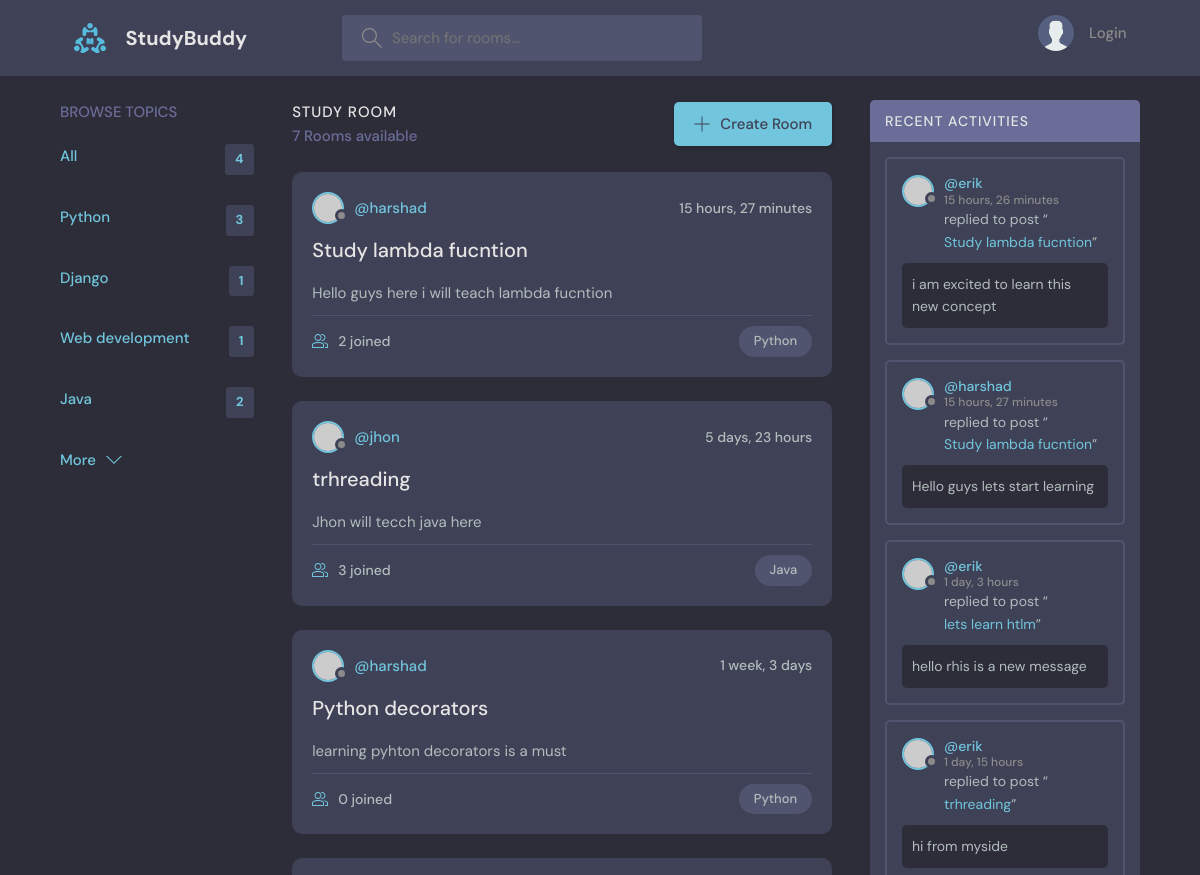
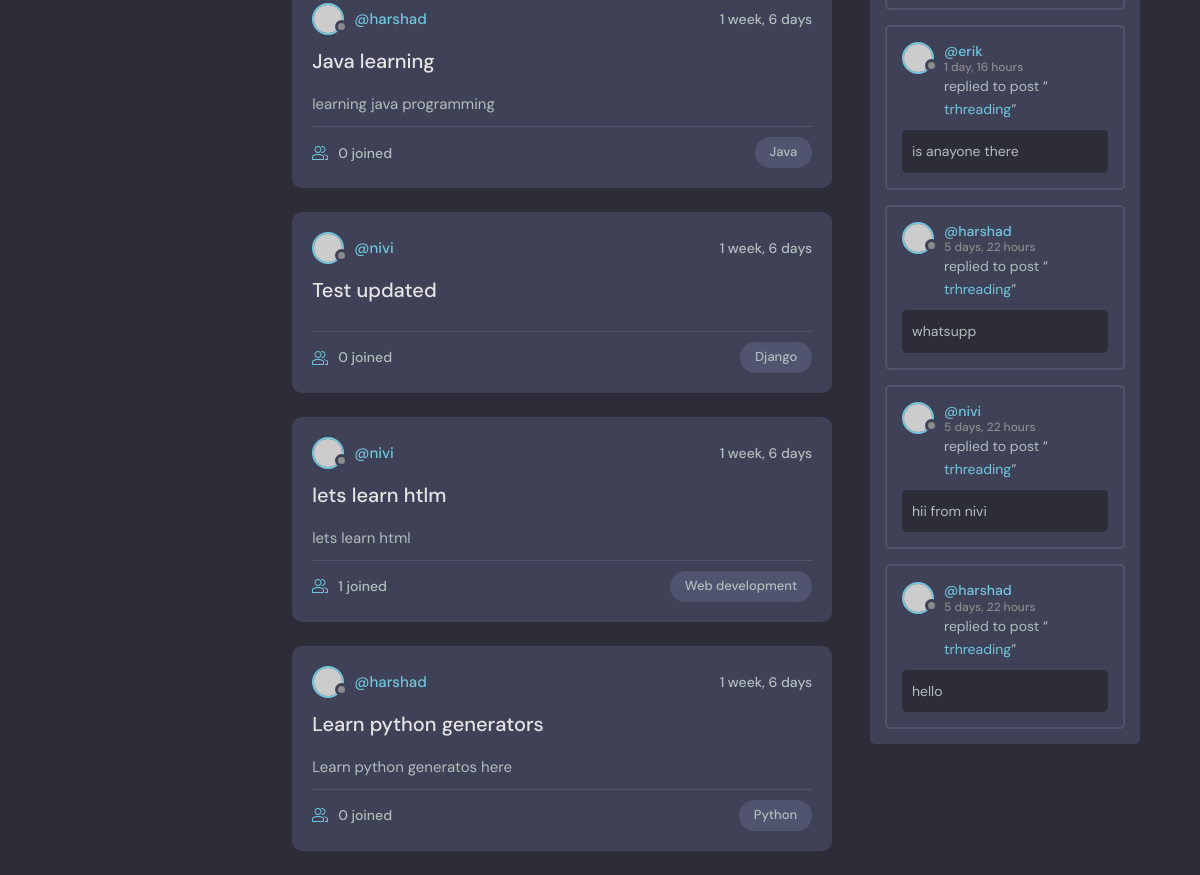
Before: / with the older database file (2 pictures, top to bottom).
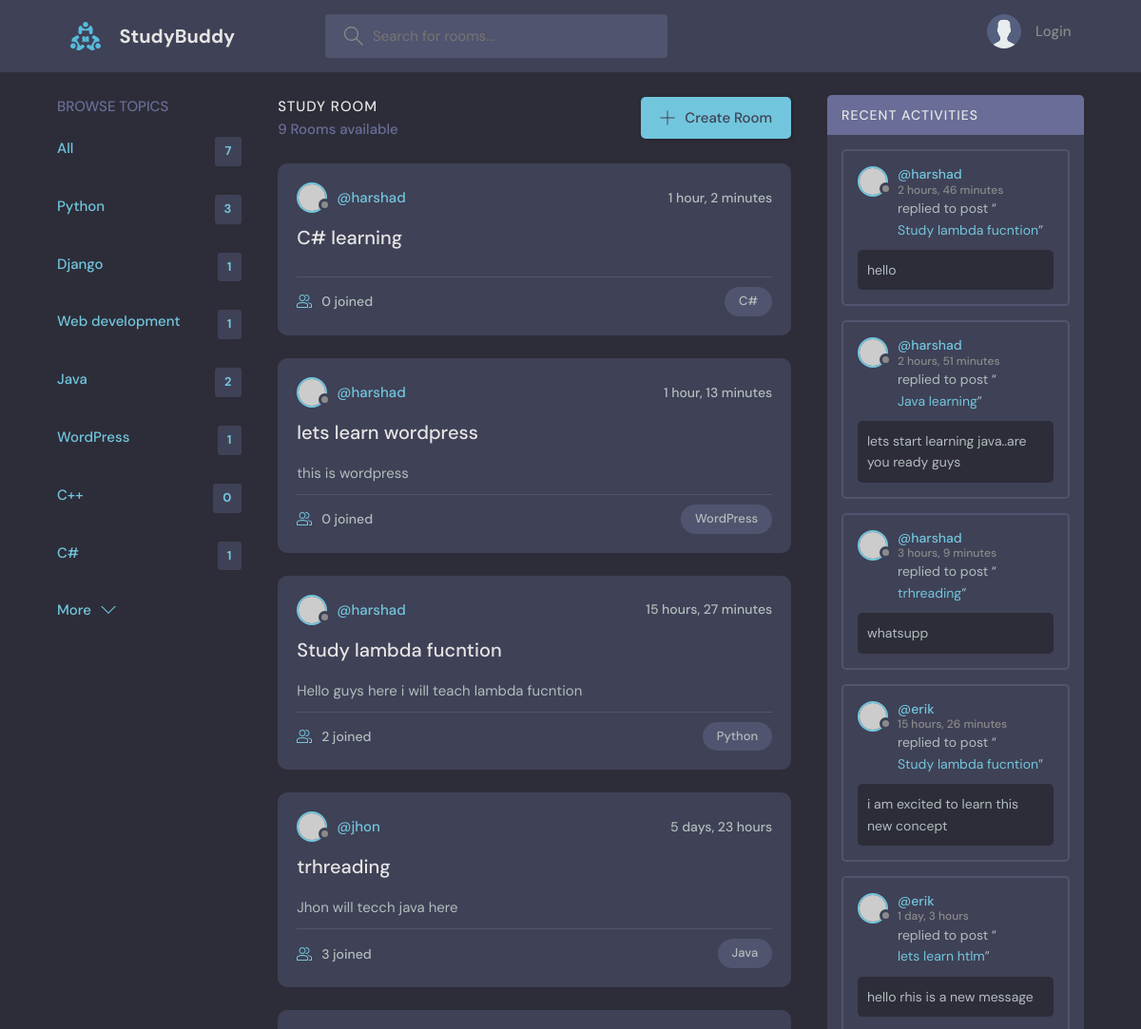
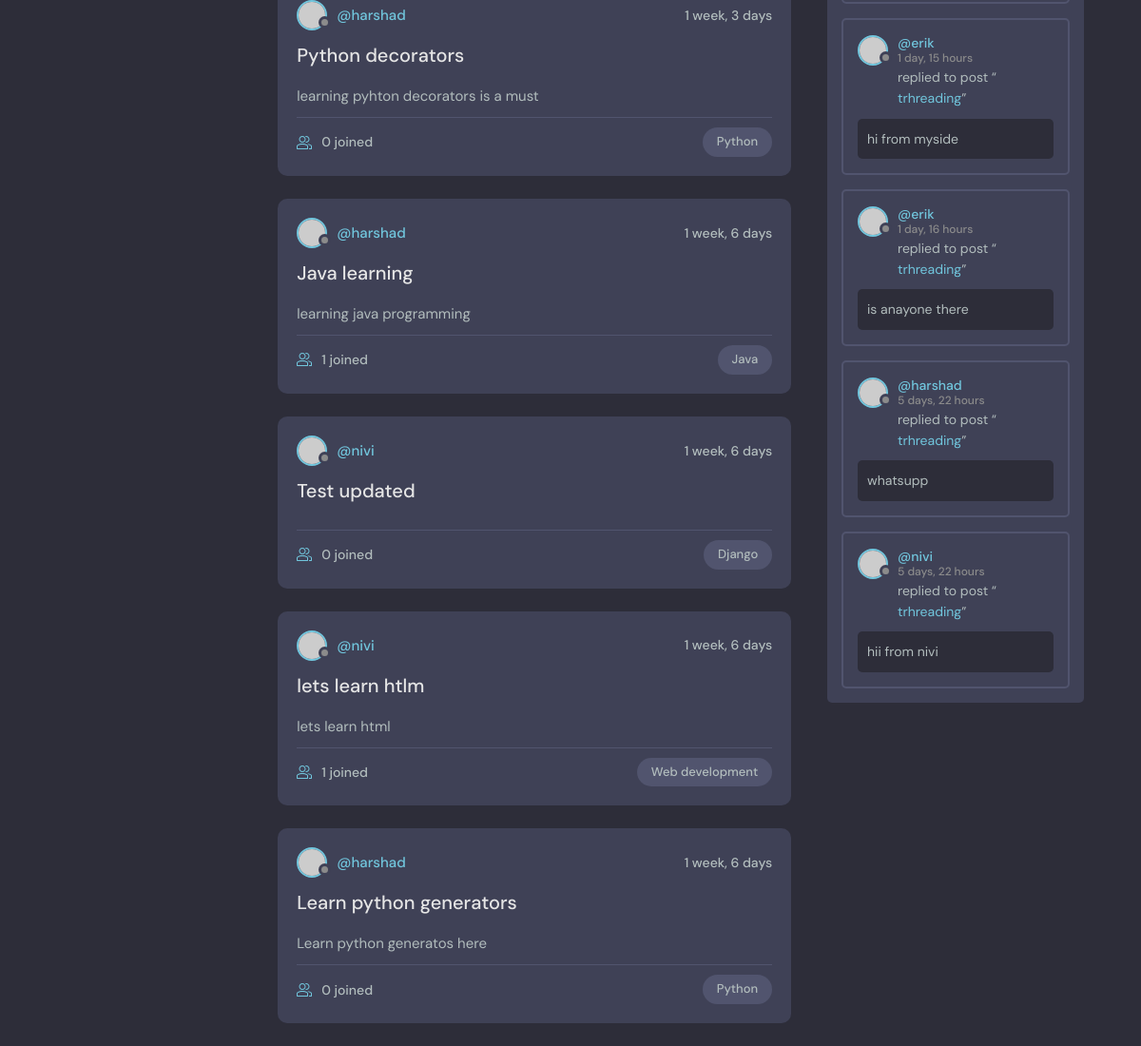
After: the same page with the newer database file (2 pictures, top to bottom).
### base/models.py (models this page shows, shortened)
class Topic(models.Model):
    name = models.CharField(max_length=200)

class Room(models.Model):
    host = models.ForeignKey(User,on_delete=models.SET_NULL,null=True)
    topic = models.ForeignKey(Topic,on_delete=models.SET_NULL,null=True)
    name = models.CharField(max_length=200)
    description = models.TextField(null=True,blank=True)
    participants = models.ManyToManyField(User,related_name="participants",blank=True)
    updated = models.DateTimeField(auto_now=True)
    created = models.DateTimeField(auto_now_add=True)
    def __str__(self) -> str:
        return self.name
    class Meta:
        ordering = ["-updated","-created"]

class Message(models.Model):
    user = models.ForeignKey(User,on_delete=models.CASCADE)
    room = models.ForeignKey(Room,on_delete=models.CASCADE)
    body = models.TextField()
    updated = models.DateTimeField(auto_now=True)
    created = models.DateTimeField(auto_now_add=True)
    class Meta:
        ordering = ["-updated","-created"]
    def __str__(self) -> str:
        return self.body[0:50]

### base/views.py (the view)
# urls.py: path('',views.home,name="home"),
def home(request):
    q = request.GET.get('q') if request.GET.get('q') != None else ''
    rooms = Room.objects.filter(
        Q(topic__name__contains=q) |
        Q(name__icontains=q) |
        Q(description__icontains=q)
    )
    topics = Topic.objects.all()
    room_count = rooms.count()
    room_messages = Message.objects.filter(Q(room__topic__name__icontains=q))
    context = {"room_messages":room_messages,"rooms":rooms,"topics":topics,"room_count":room_count}
    return render(request,"base/home.html",context)

### base/templates/base/home.html (shortened to what this page needs)
{% extends "main.html" %}
{% block content %}
    <main class="layout layout--3">
      <div class="container">
        {% include "base/topics_component.html" %}
        <div class="roomList">
          <div class="roomList__header">
            <div>
              <h2>Study Room</h2>
              <p>{{ room_count }} Rooms available</p>
            </div>
            <a class="btn btn--main" href="{% url 'create_room' %}">
              <svg version="1.1" xmlns="http://www.w3.org/2000/svg" width="32" height="32" viewBox="0 0 32 32">
                <title>add</title>
                <path
                  d="M16.943 0.943h-1.885v14.115h-14.115v1.885h14.115v14.115h1.885v-14.115h14.115v-1.885h-14.115v-14.115z"
                ></path>
              </svg>
              Create Room
            </a>
          </div>
          {% include "base/feed_component.html" %}
        </div>
        {% include "base/activity_component.html" %}
      </div>
    </main>
    {% endblock %}

### base/templates/base/topics_component.html
<div class="topics">
    <div class="topics__header">
      <h2>Browse Topics</h2>
    </div>
    <ul class="topics__list">
        <li>
            <a href="{% url 'home' %}" class="active">All <span>{{ topics.count }}</span></a>
        </li>
        {% for topic in topics %}
        <li>
            <a href="{% url 'home' %}?q={{topic.name}}" class="active">{{topic.name}} <span>{{ topic.room_set.all.count }}</span></a>
          </li>
        {% endfor %}
    </ul>
    <a class="btn btn--link" href="topics.html">
      More
      <svg version="1.1" xmlns="http://www.w3.org/2000/svg" width="32" height="32" viewBox="0 0 32 32">
        <title>chevron-down</title>
        <path d="M16 21l-13-13h-3l16 16 16-16h-3l-13 13z"></path>
      </svg>
    </a>
  </div>

### base/templates/base/feed_component.html (shortened to what this page needs)
{% for room in rooms %}
<div class="roomListRoom">
    <div class="roomListRoom__header">
      <a href="{% url 'user_profile' room.host.id %}" class="roomListRoom__author">
        <div class="avatar avatar--small">
          <img src="https://randomuser.me/api/portraits/women/11.jpg" />
        </div>
        <span>@{{room.host.username}}</span>
      </a>
      <div class="roomListRoom__actions">
        <span>{{ room.created | timesince }}</span>
      </div>
    </div>
    <div class="roomListRoom__content">
      <a href="{% url 'room' room.id %}">{{room.name}}</a>
      <p>
        {{room.description}}
      </p>
    </div>
    <div class="roomListRoom__meta">
      <a href="{% url 'room' room.id %}" class="roomListRoom__joined">
        {{ room.participants.all.count }} joined
      </a>
      <p class="roomListRoom__topic">{{room.topic.name}}</p>
    </div>
  </div>
{% endfor %}

### base/templates/base/activity_component.html (shortened to what this page needs)
<div class="activities">
    <div class="activities__header">
      <h2>Recent Activities</h2>
    </div>
    {% for room_message in room_messages %}
    <div class="activities__box">
      <div class="activities__boxHeader roomListRoom__header">
        <a href="{% url 'user_profile' room_message.user.id %}" class="roomListRoom__author">
          <div class="avatar avatar--small">
            <img src="https://randomuser.me/api/portraits/women/11.jpg" />
          </div>
          <p>
            @{{ room_message.user }}
            <span>{{ room_message.created | timesince}}</span>
          </p>
        </a>
      </div>
      <div class="activities__boxContent">
        <p>replied to post “<a href="room.html">{{ room_message.room }}</a>”</p>
        <div class="activities__boxRoomContent">
            {{ room_message }}
        </div>
      </div>
    </div>
    {% endfor %}
  </div>

Changed rows visible on the page:
removed Message: user "harshad", created "15 hours, 27 minutes", room "Study lambda fucntion", body "Hello guys lets start learning"
removed Message: user "harshad", created "5 days, 22 hours", room "trhreading", body "hello"
added Topic: name "WordPress", room_set.all.count "1"
added Topic: name "C++", room_set.all.count "0"
added Topic: name "C#", room_set.all.count "1"
added Room: host.username "harshad", created "1 hour, 2 minutes", name "C# learning", participants.all.count "0", topic.name "C#"
added Room: host.username "harshad", created "1 hour, 13 minutes", name "lets learn wordpress", description "this is wordpress", participants.all.count "0", topic.name "WordPress"
computed for Room "Java learning": participants.all.count "0" → "1"
added Message: user "harshad", created "2 hours, 46 minutes", room "Study lambda fucntion", body "hello"
added Message: user "harshad", created "2 hours, 51 minutes", room "Java learning", body "lets start learning java..are you ready guys"
added Message: user "harshad", created "3 hours, 9 minutes", room "trhreading", body "whatsupp"
Other visible differences:
{{ topics.count }}: "4" → "7"
{{ room_count }}: "7" → "9"
